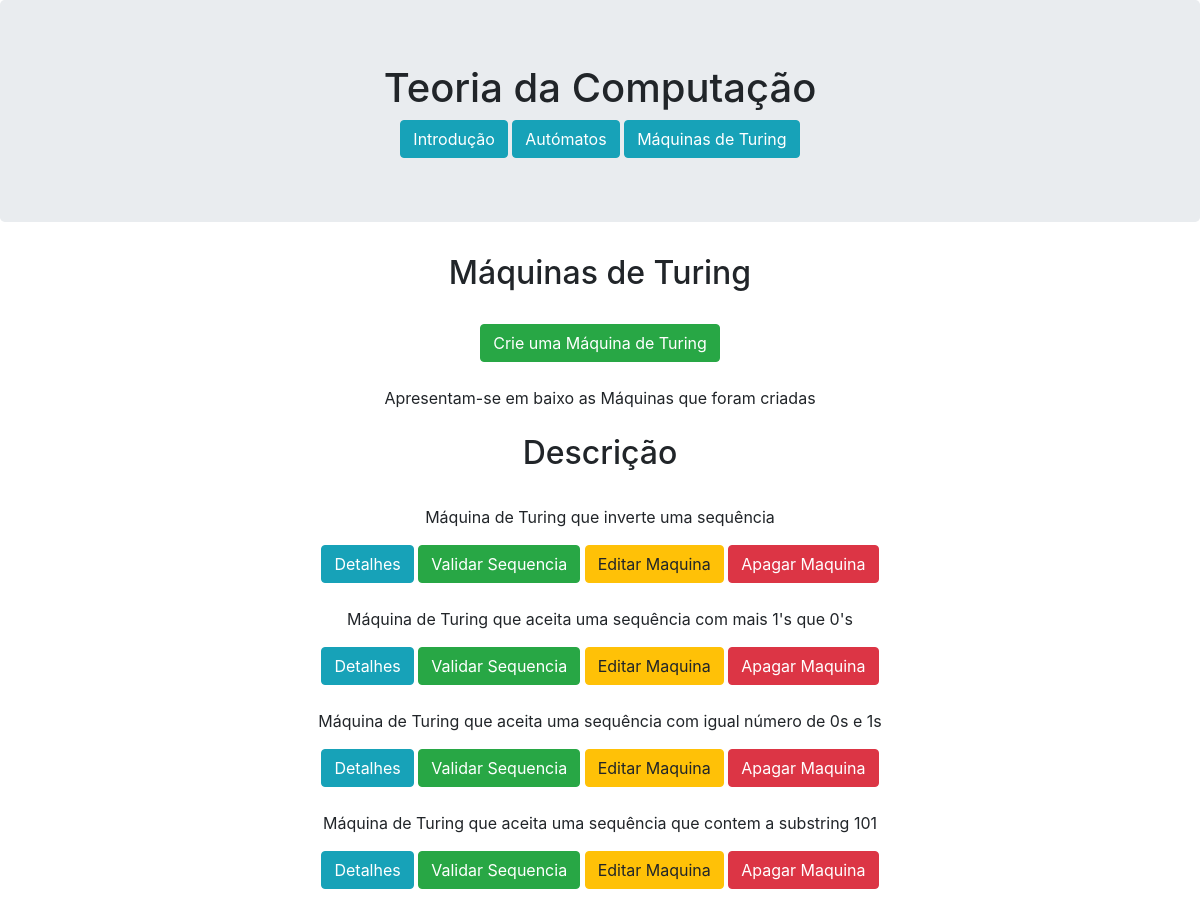
Page /maquinas/ on the committed database.
### tc/models.py (models this page shows)
class Maquina(models.Model):
    descricao = models.CharField(max_length=70)
    estados = models.CharField(max_length=30)
    alfabeto = models.CharField(max_length=10)
    alfabeto_fita = models.CharField(max_length=10)
    estado_inicial = models.CharField(max_length=1)
    halt_accept = models.CharField(max_length=10)
    halt_reject = models.CharField(max_length=10)
    tabela_transicao = models.CharField(max_length=30)

### tc/views.py (the view)
# urls.py: path('maquinas/', views.maquinas_view, name='maquinas'),
def maquinas_view(request):
    context = {'maquinas': Maquina.objects.all()}
    return render(request, 'tc/maqturing.html', context)

### tc/templates/tc/maqturing.html (shortened to what this page needs)
{% extends 'tc/base.html' %}
{% load static %}
{% block main %}
<div class="myDiv">
        <h2>Máquinas de Turing</h2>
        <br>
        <a href="{% url 'tc:maquinasform' %}" class="btn btn-success" >Crie uma Máquina de Turing</a>
        <br><br>
        <h7>Apresentam-se em baixo as Máquinas que foram criadas </h7>
    <br><br>
</div>
<div class="row">
    <div class="col">
        <div class="myDiv2">
        <h2>Descrição</h2>
            <br>
        {% for maquina in maquinas %}
            <p>{{ maquina.descricao }}</p>
            <nav>
                <a href="{% url 'tc:maquinaseditar' maquina.id %}" class="btn btn-info">Detalhes</a>
                <a href="{% url 'tc:maquinasseq' maquina.id %}" class="btn btn-success">Validar Sequencia</a>
                <a href="{% url 'tc:maquinaseditar' maquina.id %}" class="btn btn-warning">Editar Maquina</a>
                <a href="{% url 'tc:maquinasapagar' maquina.id %}" class="btn btn-danger">Apagar Maquina</a>
                <br><br>
            </nav>
        {% endfor %}
        </div>
    </div>
</div>
{% endblock %}%}

### tc/static/tc/base.css (style rules this page uses)
.myDiv { text-align: center; }
.myDiv2 { text-align: center; }

### rows in the picture
Maquina: descricao "Máquina de Turing que inverte uma sequência"
Maquina: descricao "Máquina de Turing que aceita uma sequência com mais 1's que 0's"
Maquina: descricao "Máquina de Turing que aceita uma sequência com igual número de 0s e 1s"
Maquina: descricao "Máquina de Turing que aceita uma sequência que contem a substring 101"
